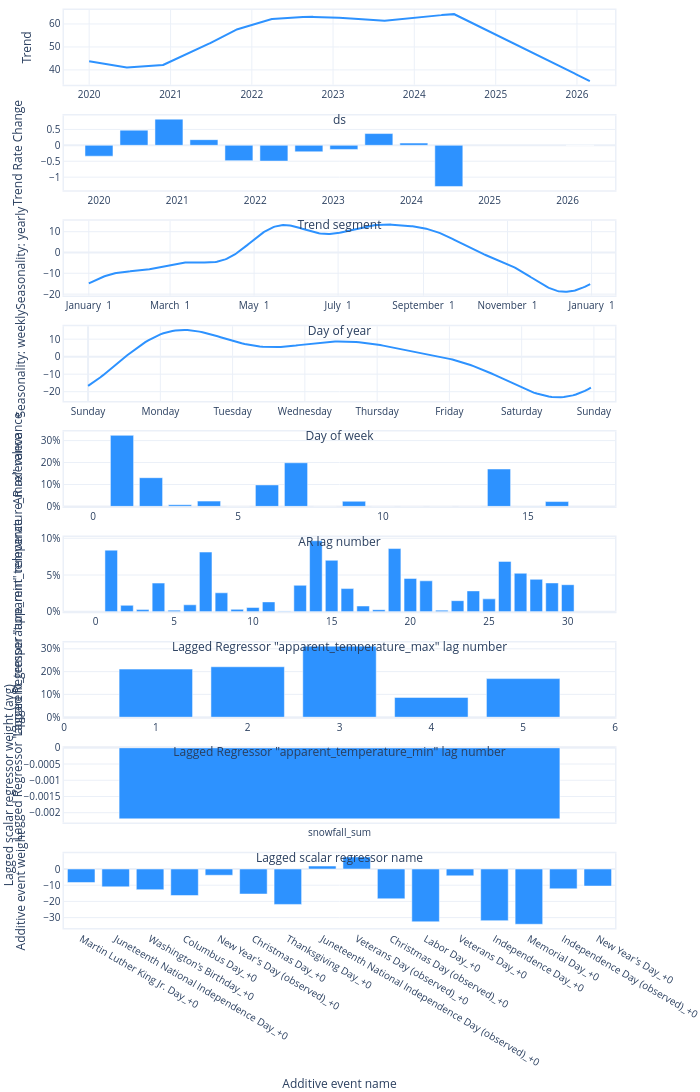

Write notebook code for a chart like this one.
### Code cell
model.plot_parameters()

### Figure 1 — Plotly figure (JSON) as saved in the notebook; plotly's stock layout.template omitted (floating-point values rounded to 4 significant figures; data arrays with more than 128 entries replaced by an {"elided": "..."} marker saying what was removed)
{"data": [{"fill": "none", "line": {"color": "#2d92ff", "width": 2}, "mode": "lines", "name": "Trend", "type": "scatter", "x": {"elided": "2251 str values"}, "xaxis": "x", "y": {"elided": "2251 float values"}, "yaxis": "y"}, {"marker": {"color": "#2d92ff"}, "name": "Trend Rate Change", "type": "bar", "x": ["2020-01-01T00:00:00", "2020-06-12T15:16:21.818182", "2020-11-23T06:32:43.636364", "2021-05-05T21:49:05.454545", "2021-10-16T13:05:27.272727", "2022-03-29T04:21:49.090909", "2022-09-08T19:38:10.909091", "2023-02-19T10:54:32.727273", "2023-08-02T02:10:54.545455", "2024-01-12T17:27:16.363636", "2024-06-24T08:43:38.181818", "2026-02-28T00:00:00"], "xaxis": "x2", "y": [-0.3411, 0.4765, 0.8224, 0.1776, -0.4821, -0.4947, -0.2027, -0.1293, 0.3696, 0.07051, -1.292, 0], "yaxis": "y2"}, {"fill": "none", "line": {"color": "#2d92ff", "width": 2}, "mode": "lines", "name": "yearly", "type": "scatter", "x": {"elided": "365 str values"}, "xaxis": "x3", "y": {"elided": "365 float values"}, "yaxis": "y3"}, {"fill": "none", "line": {"color": "#2d92ff", "width": 2}, "mode": "lines", "name": "weekly", "type": "scatter", "x": {"elided": "168 int values"}, "xaxis": "x4", "y": {"elided": "168 float values"}, "yaxis": "y4"}, {"marker": {"color": "#2d92ff"}, "name": "AR", "type": "bar", "x": [16, 15, 14, 13, 12, 11, 10, 9, 8, 7, 6, 5, 4, 3, 2, 1], "xaxis": "x5", "y": [0.02211, 0.0002229, 0.1705, 1.964e-05, 6.003e-05, 1.72e-05, 4.313e-06, 0.02341, 9.696e-05, 0.1989, 0.09798, 7.694e-05, 0.02414, 0.007536, 0.1309, 0.324], "yaxis": "y5"}, {"marker": {"color": "#2d92ff"}, "name": "Lagged Regressor \"apparent_temperature_max\"", "type": "bar", "x": [30, 29, 28, 27, 26, 25, 24, 23, 22, 21, 20, 19, 18, 17, 16, 15, 14, 13, 12, 11, 10, 9, 8, 7, 6, 5, 4, 3, 2, 1], "xaxis": "x6", "y": [0.03684, 0.03923, 0.04416, 0.05241, 0.06857, 0.01759, 0.02843, 0.01513, 0.002272, 0.04213, 0.04541, 0.08601, 0.002865, 0.007904, 0.03157, 0.07002, 0.09664, 0.03602, 0.0006184, 0.01347, 0.00586, 0.003328, 0.02582, 0.08124, 0.009525, 0.002262, 0.03905, 0.002991, 0.008783, 0.08383], "yaxis": "y6"}, {"marker": {"color": "#2d92ff"}, "name": "Lagged Regressor \"apparent_temperature_min\"", "type": "bar", "x": [5, 4, 3, 2, 1], "xaxis": "x7", "y": [0.1693, 0.08679, 0.3117, 0.2213, 0.2109], "yaxis": "y7"}, {"marker": {"color": "#2d92ff"}, "name": "Lagged scalar regressor", "type": "bar", "width": 0.8, "x": ["snowfall_sum"], "xaxis": "x8", "y": [-0.002189], "yaxis": "y8"}, {"marker": {"color": "#2d92ff"}, "name": "Additive event", "type": "bar", "width": 0.8, "x": ["Martin Luther King Jr. Day_+0", "Juneteenth National Independence Day_+0", "Washington's Birthday_+0", "Columbus Day_+0", "New Year's Day (observed)_+0", "Christmas Day_+0", "Thanksgiving Day_+0", "Juneteenth National Independence Day (observed)_+0", "Veterans Day (observed)_+0", "Christmas Day (observed)_+0", "Labor Day_+0", "Veterans Day_+0", "Independence Day_+0", "Memorial Day_+0", "Independence Day (observed)_+0", "New Year's Day_+0"], "xaxis": "x9", "y": [-8.371, -11.02, -12.77, -16.38, -3.852, -15.46, -21.87, 1.839, 7.45, -18.38, -32.58, -4.222, -31.9, -34.12, -12.23, -10.52], "yaxis": "y9"}], "layout": {"autosize": true, "font": {"size": 10}, "height": 1890, "hovermode": "x unified", "margin": {"b": 0, "l": 0, "pad": 0, "r": 10, "t": 10}, "showlegend": false, "title": {"font": {"size": 12}}, "width": 700, "xaxis": {"anchor": "y", "domain": [0, 1], "linewidth": 1.5, "mirror": true, "range": ["2019-09-10T00:00:00", "2026-06-21T00:00:00"], "showline": true, "title": {"text": "ds"}, "type": "date"}, "xaxis2": {"anchor": "y2", "domain": [0, 1], "linewidth": 1.5, "mirror": true, "range": ["2019-07-21T08:43:38.181818", "2026-08-10T15:16:21.818182"], "showline": true, "title": {"text": "Trend segment"}, "type": "date"}, "xaxis3": {"anchor": "y3", "domain": [0, 1], "linewidth": 1.5, "mirror": true, "range": ["2016-12-14T00:00:00", "2018-01-18T00:00:00"], "showline": true, "tickformat": "%B %e", "title": {"text": "Day of year"}}, "xaxis4": {"anchor": "y4", "domain": [0, 1], "linewidth": 1.5, "mirror": true, "range": [-8, 175], "showline": true, "tickmode": "array", "ticktext": ["Sunday", "Monday", "Tuesday", "Wednesday", "Thursday", "Friday", "Saturday", "Sunday", "Sunday"], "tickvals": [0, 24, 48, 72, 96, 120, 144, 168, 192], "title": {"text": "Day of week"}}, "xaxis5": {"anchor": "y5", "domain": [0, 1], "linewidth": 1.5, "mirror": true, "range": [-1, 18], "showline": true, "title": {"text": "AR lag number"}}, "xaxis6": {"anchor": "y6", "domain": [0, 1], "linewidth": 1.5, "mirror": true, "range": [-2, 33], "showline": true, "title": {"text": "Lagged Regressor \"apparent_temperature_max\" lag number"}}, "xaxis7": {"anchor": "y7", "domain": [0, 1], "linewidth": 1.5, "mirror": true, "range": [0, 6], "showline": true, "title": {"text": "Lagged Regressor \"apparent_temperature_min\" lag number"}}, "xaxis8": {"anchor": "y8", "domain": [0, 1], "linewidth": 1.5, "mirror": true, "showline": true, "title": {"text": "Lagged scalar regressor name"}}, "xaxis9": {"anchor": "y9", "domain": [0, 1], "linewidth": 1.5, "mirror": true, "showline": true, "title": {"text": "Additive event name"}}, "yaxis": {"anchor": "x", "domain": [0.9185, 1], "linewidth": 1.5, "mirror": true, "rangemode": "normal", "showline": true, "title": {"text": "Trend"}}, "yaxis2": {"anchor": "x2", "domain": [0.8037, 0.8852], "linewidth": 1.5, "mirror": true, "rangemode": "normal", "showline": true, "title": {"text": "Trend Rate Change"}}, "yaxis3": {"anchor": "x3", "domain": [0.6889, 0.7704], "linewidth": 1.5, "mirror": true, "rangemode": "normal", "showline": true, "title": {"text": "Seasonality: yearly"}}, "yaxis4": {"anchor": "x4", "domain": [0.5741, 0.6556], "linewidth": 1.5, "mirror": true, "rangemode": "normal", "showline": true, "title": {"text": "Seasonality: weekly"}}, "yaxis5": {"anchor": "x5", "domain": [0.4593, 0.5407], "linewidth": 1.5, "mirror": true, "rangemode": "normal", "showline": true, "tickformat": ",.0%", "title": {"text": "AR relevance"}}, "yaxis6": {"anchor": "x6", "domain": [0.3444, 0.4259], "linewidth": 1.5, "mirror": true, "rangemode": "normal", "showline": true, "tickformat": ",.0%", "title": {"text": "Lagged Regressor \"apparent_temperature_max\" relevance"}}, "yaxis7": {"anchor": "x7", "domain": [0.2296, 0.3111], "linewidth": 1.5, "mirror": true, "rangemode": "normal", "showline": true, "tickformat": ",.0%", "title": {"text": "Lagged Regressor \"apparent_temperature_min\" relevance"}}, "yaxis8": {"anchor": "x8", "domain": [0.1148, 0.1963], "linewidth": 1.5, "mirror": true, "rangemode": "normal", "showline": true, "title": {"text": "Lagged scalar regressor weight (avg)"}}, "yaxis9": {"anchor": "x9", "domain": [0, 0.08148], "linewidth": 1.5, "mirror": true, "rangemode": "normal", "showline": true, "title": {"text": "Additive event weight"}}}}
